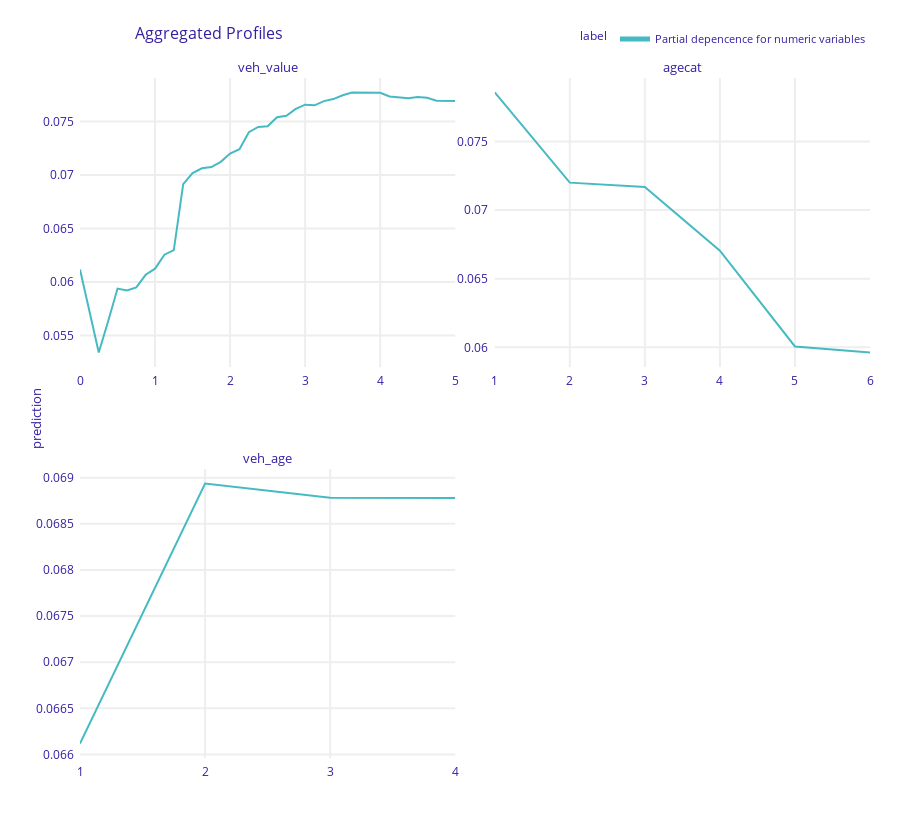
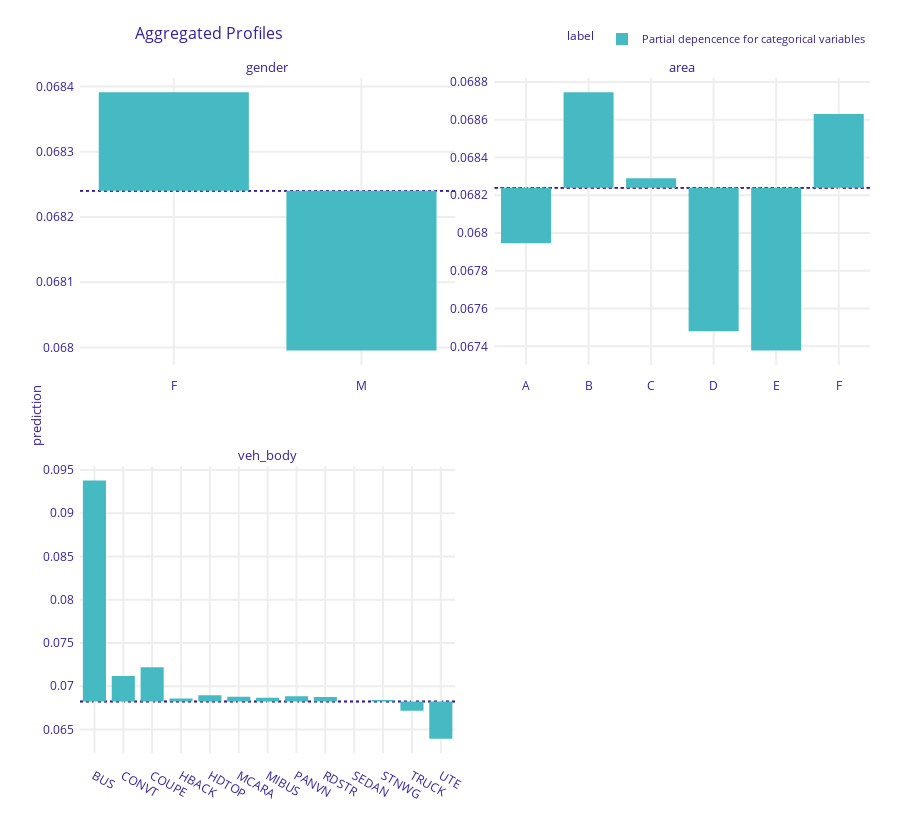

Notebook source saved alongside these figures, in order:
### Code cell
# Partial dependence plots
# Note: As soon as sklearn.inspect.PartialDependenceDisplay
# allows for passing a character grid, it is an option as well.
import dalex as dx

# Define explainer
exp = dx.Explainer(
    search,
    data=df_train,
    predict_function=lambda m, X: m.predict_proba(X)[:, 1],
    verbose=False,
)

# Plots
num_eval_at = {
    "veh_value": np.linspace(0, 5, 41),
    "agecat": sorted(car["agecat"].unique()),
    "veh_age": sorted(car["veh_age"].unique()),
}
pdp_num = exp.model_profile(
    variable_splits=num_eval_at,
    label="Partial depencence for numeric variables",
    verbose=False,
)
pdp_num.plot(facet_scales="free")

pdp_cat = exp.model_profile(
    variable_type="categorical",
    variable_splits=dict(zip(ord_vars, ord_levels)),
    label="Partial depencence for categorical variables",
    verbose=False,
)
pdp_cat.plot(facet_scales="free")

### Figure 1 — Plotly figure (JSON) as saved in the notebook; plotly's stock layout.template omitted (floating-point values rounded to 4 significant figures)
{"data": [{"customdata": [[0.0684, "Partial depencence for numeric variables", "veh_value"], [0.0684, "Partial depencence for numeric variables", "veh_value"], [0.0684, "Partial depencence for numeric variables", "veh_value"], [0.0684, "Partial depencence for numeric variables", "veh_value"], [0.0684, "Partial depencence for numeric variables", "veh_value"], [0.0684, "Partial depencence for numeric variables", "veh_value"], [0.0684, "Partial depencence for numeric variables", "veh_value"], [0.0684, "Partial depencence for numeric variables", "veh_value"], [0.0684, "Partial depencence for numeric variables", "veh_value"], [0.0684, "Partial depencence for numeric variables", "veh_value"], [0.0684, "Partial depencence for numeric variables", "veh_value"], [0.0684, "Partial depencence for numeric variables", "veh_value"], [0.0684, "Partial depencence for numeric variables", "veh_value"], [0.0684, "Partial depencence for numeric variables", "veh_value"], [0.0684, "Partial depencence for numeric variables", "veh_value"], [0.0684, "Partial depencence for numeric variables", "veh_value"], [0.0684, "Partial depencence for numeric variables", "veh_value"], [0.0684, "Partial depencence for numeric variables", "veh_value"], [0.0684, "Partial depencence for numeric variables", "veh_value"], [0.0684, "Partial depencence for numeric variables", "veh_value"], [0.0684, "Partial depencence for numeric variables", "veh_value"], [0.0684, "Partial depencence for numeric variables", "veh_value"], [0.0684, "Partial depencence for numeric variables", "veh_value"], [0.0684, "Partial depencence for numeric variables", "veh_value"], [0.0684, "Partial depencence for numeric variables", "veh_value"], [0.0684, "Partial depencence for numeric variables", "veh_value"], [0.0684, "Partial depencence for numeric variables", "veh_value"], [0.0684, "Partial depencence for numeric variables", "veh_value"], [0.0684, "Partial depencence for numeric variables", "veh_value"], [0.0684, "Partial depencence for numeric variables", "veh_value"], [0.0684, "Partial depencence for numeric variables", "veh_value"], [0.0684, "Partial depencence for numeric variables", "veh_value"], [0.0684, "Partial depencence for numeric variables", "veh_value"], [0.0684, "Partial depencence for numeric variables", "veh_value"], [0.0684, "Partial depencence for numeric variables", "veh_value"], [0.0684, "Partial depencence for numeric variables", "veh_value"], [0.0684, "Partial depencence for numeric variables", "veh_value"], [0.0684, "Partial depencence for numeric variables", "veh_value"], [0.0684, "Partial depencence for numeric variables", "veh_value"], [0.0684, "Partial depencence for numeric variables", "veh_value"], [0.0684, "Partial depencence for numeric variables", "veh_value"]], "hovertemplate": "<b>%{hovertext}</b><br><br>prediction=%{y:.3f}<br>mean_prediction=%{customdata[0]:.3f}<extra></extra>", "hovertext": ["Partial depencence for numeric variables", "Partial depencence for numeric variables", "Partial depencence for numeric variables", "Partial depencence for numeric variables", "Partial depencence for numeric variables", "Partial depencence for numeric variables", "Partial depencence for numeric variables", "Partial depencence for numeric variables", "Partial depencence for numeric variables", "Partial depencence for numeric variables", "Partial depencence for numeric variables", "Partial depencence for numeric variables", "Partial depencence for numeric variables", "Partial depencence for numeric variables", "Partial depencence for numeric variables", "Partial depencence for numeric variables", "Partial depencence for numeric variables", "Partial depencence for numeric variables", "Partial depencence for numeric variables", "Partial depencence for numeric variables", "Partial depencence for numeric variables", "Partial depencence for numeric variables", "Partial depencence for numeric variables", "Partial depencence for numeric variables", "Partial depencence for numeric variables", "Partial depencence for numeric variables", "Partial depencence for numeric variables", "Partial depencence for numeric variables", "Partial depencence for numeric variables", "Partial depencence for numeric variables", "Partial depencence for numeric variables", "Partial depencence for numeric variables", "Partial depencence for numeric variables", "Partial depencence for numeric variables", "Partial depencence for numeric variables", "Partial depencence for numeric variables", "Partial depencence for numeric variables", "Partial depencence for numeric variables", "Partial depencence for numeric variables", "Partial depencence for numeric variables", "Partial depencence for numeric variables"], "legendgroup": "Partial depencence for numeric variables", "line": {"color": "#46bac2", "dash": "solid", "width": 2}, "marker": {"symbol": "circle"}, "mode": "lines", "name": "Partial depencence for numeric variables", "opacity": 1, "orientation": "v", "showlegend": true, "type": "scatter", "x": [0, 0.125, 0.25, 0.375, 0.5, 0.625, 0.75, 0.875, 1, 1.125, 1.25, 1.375, 1.5, 1.625, 1.75, 1.875, 2, 2.125, 2.25, 2.375, 2.5, 2.625, 2.75, 2.875, 3, 3.125, 3.25, 3.375, 3.5, 3.625, 3.75, 3.875, 4, 4.125, 4.25, 4.375, 4.5, 4.625, 4.75, 4.875, 5], "xaxis": "x3", "y": [0.06117, 0.05729, 0.0534, 0.05632, 0.05938, 0.05921, 0.05949, 0.06067, 0.06124, 0.06255, 0.06297, 0.06915, 0.07018, 0.07063, 0.07075, 0.07123, 0.07201, 0.07241, 0.074, 0.07449, 0.07455, 0.0754, 0.07554, 0.07619, 0.07658, 0.07652, 0.07691, 0.0771, 0.07746, 0.07772, 0.07772, 0.0777, 0.07769, 0.07734, 0.07723, 0.07718, 0.07729, 0.07722, 0.07695, 0.07695, 0.07692], "yaxis": "y3"}, {"customdata": [[0.0684, "Partial depencence for numeric variables", "agecat"], [0.0684, "Partial depencence for numeric variables", "agecat"], [0.0684, "Partial depencence for numeric variables", "agecat"], [0.0684, "Partial depencence for numeric variables", "agecat"], [0.0684, "Partial depencence for numeric variables", "agecat"], [0.0684, "Partial depencence for numeric variables", "agecat"]], "hovertemplate": "<b>%{hovertext}</b><br><br>prediction=%{y:.3f}<br>mean_prediction=%{customdata[0]:.3f}<extra></extra>", "hovertext": ["Partial depencence for numeric variables", "Partial depencence for numeric variables", "Partial depencence for numeric variables", "Partial depencence for numeric variables", "Partial depencence for numeric variables", "Partial depencence for numeric variables"], "legendgroup": "Partial depencence for numeric variables", "line": {"color": "#46bac2", "dash": "solid", "width": 2}, "marker": {"symbol": "circle"}, "mode": "lines", "name": "Partial depencence for numeric variables", "opacity": 1, "orientation": "v", "showlegend": false, "type": "scatter", "x": [1, 2, 3, 4, 5, 6], "xaxis": "x4", "y": [0.07857, 0.072, 0.07169, 0.06704, 0.06007, 0.05962], "yaxis": "y4"}, {"customdata": [[0.0684, "Partial depencence for numeric variables", "veh_age"], [0.0684, "Partial depencence for numeric variables", "veh_age"], [0.0684, "Partial depencence for numeric variables", "veh_age"], [0.0684, "Partial depencence for numeric variables", "veh_age"]], "hovertemplate": "<b>%{hovertext}</b><br><br>prediction=%{y:.3f}<br>mean_prediction=%{customdata[0]:.3f}<extra></extra>", "hovertext": ["Partial depencence for numeric variables", "Partial depencence for numeric variables", "Partial depencence for numeric variables", "Partial depencence for numeric variables"], "legendgroup": "Partial depencence for numeric variables", "line": {"color": "#46bac2", "dash": "solid", "width": 2}, "marker": {"symbol": "circle"}, "mode": "lines", "name": "Partial depencence for numeric variables", "opacity": 1, "orientation": "v", "showlegend": false, "type": "scatter", "x": [1, 2, 3, 4], "xaxis": "x", "y": [0.06612, 0.06894, 0.06878, 0.06878], "yaxis": "y"}], "layout": {"annotations": [{"font": {"size": 13}, "showarrow": false, "text": "veh_age", "x": 0.2375, "xanchor": "center", "xref": "paper", "y": 0.425, "yanchor": "bottom", "yref": "paper"}, {"font": {"size": 13}, "showarrow": false, "text": "veh_value", "x": 0.2375, "xanchor": "center", "xref": "paper", "y": 1, "yanchor": "bottom", "yref": "paper"}, {"font": {"size": 13}, "showarrow": false, "text": "agecat", "x": 0.7625, "xanchor": "center", "xref": "paper", "y": 1, "yanchor": "bottom", "yref": "paper"}, {"font": {"size": 13}, "showarrow": false, "text": "prediction", "textangle": -90, "x": -0.07, "xref": "paper", "y": 0.5, "yref": "paper"}], "font": {"color": "#371ea3"}, "height": 829, "hovermode": "x unified", "legend": {"font": {"size": 11}, "itemsizing": "constant", "orientation": "h", "title": {"font": {"size": 12}, "text": "label"}, "tracegroupgap": 0, "x": 1, "xanchor": "right", "y": 1.036, "yanchor": "bottom"}, "margin": {"b": 71, "r": 30, "t": 78}, "title": {"font": {"size": 16}, "text": "Aggregated Profiles", "x": 0.15}, "xaxis": {"anchor": "y", "automargin": true, "domain": [0, 0.475], "fixedrange": true, "gridwidth": 2, "showticklabels": true, "tickcolor": "white", "ticklen": 3, "ticks": "outside", "title": {"text": ""}, "type": "linear", "zeroline": false}, "xaxis2": {"anchor": "y2", "automargin": true, "domain": [0.525, 1], "fixedrange": true, "gridwidth": 2, "showticklabels": true, "tickcolor": "white", "ticklen": 3, "ticks": "outside", "title": {"text": ""}, "type": "linear", "zeroline": false}, "xaxis3": {"anchor": "y3", "automargin": true, "domain": [0, 0.475], "fixedrange": true, "gridwidth": 2, "showticklabels": true, "tickcolor": "white", "ticklen": 3, "ticks": "outside", "title": {"text": ""}, "type": "linear", "zeroline": false}, "xaxis4": {"anchor": "y4", "automargin": true, "domain": [0.525, 1], "fixedrange": true, "gridwidth": 2, "showticklabels": true, "tickcolor": "white", "ticklen": 3, "ticks": "outside", "title": {"text": ""}, "type": "linear", "zeroline": false}, "yaxis": {"anchor": "x", "automargin": true, "domain": [0, 0.425], "fixedrange": true, "gridwidth": 2, "showticklabels": true, "tickcolor": "white", "ticklen": 3, "ticks": "outside", "title": {"text": ""}, "type": "linear", "zeroline": false}, "yaxis2": {"anchor": "x2", "automargin": true, "domain": [0, 0.425], "fixedrange": true, "gridwidth": 2, "showticklabels": true, "tickcolor": "white", "ticklen": 3, "ticks": "outside", "title": {"text": ""}, "type": "linear", "zeroline": false}, "yaxis3": {"anchor": "x3", "automargin": true, "domain": [0.575, 1], "fixedrange": true, "gridwidth": 2, "showticklabels": true, "tickcolor": "white", "ticklen": 3, "ticks": "outside", "title": {"text": ""}, "type": "linear", "zeroline": false}, "yaxis4": {"anchor": "x4", "automargin": true, "domain": [0.575, 1], "fixedrange": true, "gridwidth": 2, "showticklabels": true, "tickcolor": "white", "ticklen": 3, "ticks": "outside", "title": {"text": ""}, "type": "linear", "zeroline": false}}}

### Figure 2 — Plotly figure (JSON) as saved in the notebook; plotly's stock layout.template omitted (floating-point values rounded to 4 significant figures)
{"data": [{"alignmentgroup": "True", "base": [0.06824, 0.06824], "customdata": [[0.06839, "Partial depencence for categorical variables", "gender"], [0.068, "Partial depencence for categorical variables", "gender"]], "hovertemplate": "<b>%{hovertext}</b><br><br>mean_prediction=%{base:.3f}<br>prediction=%{customdata[0]:.3f}<extra></extra>", "hovertext": ["Partial depencence for categorical variables", "Partial depencence for categorical variables"], "legendgroup": "Partial depencence for categorical variables", "marker": {"color": "#46bac2", "pattern": {"shape": ""}}, "name": "Partial depencence for categorical variables", "offsetgroup": "Partial depencence for categorical variables", "orientation": "v", "showlegend": true, "textposition": "auto", "type": "bar", "x": ["F", "M"], "xaxis": "x3", "y": [0.0001508, -0.000245], "yaxis": "y3"}, {"alignmentgroup": "True", "base": [0.06824, 0.06824, 0.06824, 0.06824, 0.06824, 0.06824], "customdata": [[0.06795, "Partial depencence for categorical variables", "area"], [0.06875, "Partial depencence for categorical variables", "area"], [0.06829, "Partial depencence for categorical variables", "area"], [0.06748, "Partial depencence for categorical variables", "area"], [0.06738, "Partial depencence for categorical variables", "area"], [0.06863, "Partial depencence for categorical variables", "area"]], "hovertemplate": "<b>%{hovertext}</b><br><br>mean_prediction=%{base:.3f}<br>prediction=%{customdata[0]:.3f}<extra></extra>", "hovertext": ["Partial depencence for categorical variables", "Partial depencence for categorical variables", "Partial depencence for categorical variables", "Partial depencence for categorical variables", "Partial depencence for categorical variables", "Partial depencence for categorical variables"], "legendgroup": "Partial depencence for categorical variables", "marker": {"color": "#46bac2", "pattern": {"shape": ""}}, "name": "Partial depencence for categorical variables", "offsetgroup": "Partial depencence for categorical variables", "orientation": "v", "showlegend": false, "textposition": "auto", "type": "bar", "x": ["A", "B", "C", "D", "E", "F"], "xaxis": "x4", "y": [-0.0002944, 0.0005047, 4.945e-05, -0.0007605, -0.0008625, 0.0003898], "yaxis": "y4"}, {"alignmentgroup": "True", "base": [0.06824, 0.06824, 0.06824, 0.06824, 0.06824, 0.06824, 0.06824, 0.06824, 0.06824, 0.06824, 0.06824, 0.06824, 0.06824], "customdata": [[0.09378, "Partial depencence for categorical variables", "veh_body"], [0.07119, "Partial depencence for categorical variables", "veh_body"], [0.07221, "Partial depencence for categorical variables", "veh_body"], [0.06859, "Partial depencence for categorical variables", "veh_body"], [0.06896, "Partial depencence for categorical variables", "veh_body"], [0.06881, "Partial depencence for categorical variables", "veh_body"], [0.06869, "Partial depencence for categorical variables", "veh_body"], [0.06885, "Partial depencence for categorical variables", "veh_body"], [0.06875, "Partial depencence for categorical variables", "veh_body"], [0.06826, "Partial depencence for categorical variables", "veh_body"], [0.06841, "Partial depencence for categorical variables", "veh_body"], [0.06716, "Partial depencence for categorical variables", "veh_body"], [0.06395, "Partial depencence for categorical variables", "veh_body"]], "hovertemplate": "<b>%{hovertext}</b><br><br>mean_prediction=%{base:.3f}<br>prediction=%{customdata[0]:.3f}<extra></extra>", "hovertext": ["Partial depencence for categorical variables", "Partial depencence for categorical variables", "Partial depencence for categorical variables", "Partial depencence for categorical variables", "Partial depencence for categorical variables", "Partial depencence for categorical variables", "Partial depencence for categorical variables", "Partial depencence for categorical variables", "Partial depencence for categorical variables", "Partial depencence for categorical variables", "Partial depencence for categorical variables", "Partial depencence for categorical variables", "Partial depencence for categorical variables"], "legendgroup": "Partial depencence for categorical variables", "marker": {"color": "#46bac2", "pattern": {"shape": ""}}, "name": "Partial depencence for categorical variables", "offsetgroup": "Partial depencence for categorical variables", "orientation": "v", "showlegend": false, "textposition": "auto", "type": "bar", "x": ["BUS", "CONVT", "COUPE", "HBACK", "HDTOP", "MCARA", "MIBUS", "PANVN", "RDSTR", "SEDAN", "STNWG", "TRUCK", "UTE"], "xaxis": "x", "y": [0.02554, 0.002949, 0.003969, 0.0003516, 0.0007165, 0.0005654, 0.0004454, 0.0006097, 0.0005134, 1.726e-05, 0.0001688, -0.001079, -0.004291], "yaxis": "y"}], "layout": {"annotations": [{"font": {"size": 13}, "showarrow": false, "text": "veh_body", "x": 0.2375, "xanchor": "center", "xref": "paper", "y": 0.425, "yanchor": "bottom", "yref": "paper"}, {"font": {"size": 13}, "showarrow": false, "text": "gender", "x": 0.2375, "xanchor": "center", "xref": "paper", "y": 1, "yanchor": "bottom", "yref": "paper"}, {"font": {"size": 13}, "showarrow": false, "text": "area", "x": 0.7625, "xanchor": "center", "xref": "paper", "y": 1, "yanchor": "bottom", "yref": "paper"}, {"font": {"size": 13}, "showarrow": false, "text": "prediction", "textangle": -90, "x": -0.07, "xref": "paper", "y": 0.5, "yref": "paper"}], "barmode": "group", "font": {"color": "#371ea3"}, "height": 829, "hovermode": "x unified", "legend": {"font": {"size": 11}, "itemsizing": "constant", "orientation": "h", "title": {"font": {"size": 12}, "text": "label"}, "tracegroupgap": 0, "x": 1, "xanchor": "right", "y": 1.036, "yanchor": "bottom"}, "margin": {"b": 71, "r": 30, "t": 78}, "shapes": [{"layer": "below", "line": {"color": "#371ea3", "dash": "dot", "width": 1.5}, "type": "line", "x0": 0, "x1": 1, "xref": "x domain", "y0": 0.06824, "y1": 0.06824, "yref": "y"}, {"layer": "below", "line": {"color": "#371ea3", "dash": "dot", "width": 1.5}, "type": "line", "x0": 0, "x1": 1, "xref": "x3 domain", "y0": 0.06824, "y1": 0.06824, "yref": "y3"}, {"layer": "below", "line": {"color": "#371ea3", "dash": "dot", "width": 1.5}, "type": "line", "x0": 0, "x1": 1, "xref": "x4 domain", "y0": 0.06824, "y1": 0.06824, "yref": "y4"}, {"layer": "below", "line": {"color": "#371ea3", "dash": "dot", "width": 1.5}, "type": "line", "x0": 0, "x1": 1, "xref": "x domain", "y0": 0.06824, "y1": 0.06824, "yref": "y"}, {"layer": "below", "line": {"color": "#371ea3", "dash": "dot", "width": 1.5}, "type": "line", "x0": 0, "x1": 1, "xref": "x3 domain", "y0": 0.06824, "y1": 0.06824, "yref": "y3"}, {"layer": "below", "line": {"color": "#371ea3", "dash": "dot", "width": 1.5}, "type": "line", "x0": 0, "x1": 1, "xref": "x4 domain", "y0": 0.06824, "y1": 0.06824, "yref": "y4"}, {"layer": "below", "line": {"color": "#371ea3", "dash": "dot", "width": 1.5}, "type": "line", "x0": 0, "x1": 1, "xref": "x domain", "y0": 0.06824, "y1": 0.06824, "yref": "y"}, {"layer": "below", "line": {"color": "#371ea3", "dash": "dot", "width": 1.5}, "type": "line", "x0": 0, "x1": 1, "xref": "x3 domain", "y0": 0.06824, "y1": 0.06824, "yref": "y3"}, {"layer": "below", "line": {"color": "#371ea3", "dash": "dot", "width": 1.5}, "type": "line", "x0": 0, "x1": 1, "xref": "x4 domain", "y0": 0.06824, "y1": 0.06824, "yref": "y4"}], "title": {"font": {"size": 16}, "text": "Aggregated Profiles", "x": 0.15}, "xaxis": {"anchor": "y", "automargin": true, "domain": [0, 0.475], "fixedrange": true, "gridwidth": 2, "showticklabels": true, "tickcolor": "white", "ticklen": 10, "ticks": "outside", "title": {"text": ""}, "type": "category"}, "xaxis2": {"anchor": "y2", "automargin": true, "domain": [0.525, 1], "fixedrange": true, "gridwidth": 2, "showticklabels": true, "tickcolor": "white", "ticklen": 10, "ticks": "outside", "title": {"text": ""}, "type": "category"}, "xaxis3": {"anchor": "y3", "automargin": true, "domain": [0, 0.475], "fixedrange": true, "gridwidth": 2, "showticklabels": true, "tickcolor": "white", "ticklen": 10, "ticks": "outside", "title": {"text": ""}, "type": "category"}, "xaxis4": {"anchor": "y4", "automargin": true, "domain": [0.525, 1], "fixedrange": true, "gridwidth": 2, "showticklabels": true, "tickcolor": "white", "ticklen": 10, "ticks": "outside", "title": {"text": ""}, "type": "category"}, "yaxis": {"anchor": "x", "automargin": true, "domain": [0, 0.425], "fixedrange": true, "gridwidth": 2, "showticklabels": true, "tickcolor": "white", "ticklen": 3, "ticks": "outside", "title": {"text": ""}, "type": "linear", "zeroline": false}, "yaxis2": {"anchor": "x2", "automargin": true, "domain": [0, 0.425], "fixedrange": true, "gridwidth": 2, "showticklabels": true, "tickcolor": "white", "ticklen": 3, "ticks": "outside", "title": {"text": ""}, "type": "linear", "zeroline": false}, "yaxis3": {"anchor": "x3", "automargin": true, "domain": [0.575, 1], "fixedrange": true, "gridwidth": 2, "showticklabels": true, "tickcolor": "white", "ticklen": 3, "ticks": "outside", "title": {"text": ""}, "type": "linear", "zeroline": false}, "yaxis4": {"anchor": "x4", "automargin": true, "domain": [0.575, 1], "fixedrange": true, "gridwidth": 2, "showticklabels": true, "tickcolor": "white", "ticklen": 3, "ticks": "outside", "title": {"text": ""}, "type": "linear", "zeroline": false}}}
